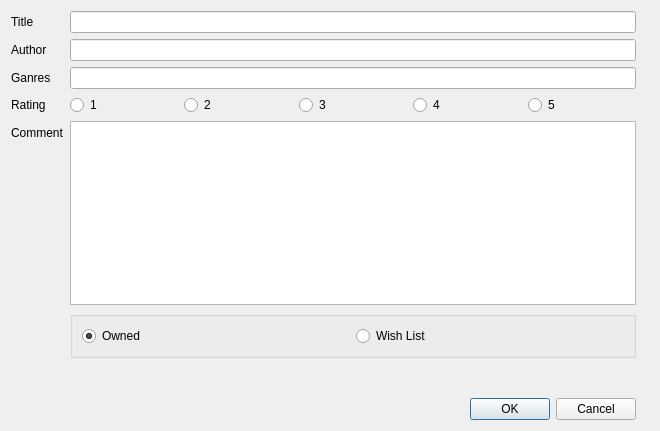
<?xml version="1.0" encoding="UTF-8"?>
<ui version="4.0">
 <class>DialogAddBook</class>
 <widget class="QDialog" name="DialogAddBook">
  <property name="geometry">
   <rect>
    <x>0</x>
    <y>0</y>
    <width>660</width>
    <height>431</height>
   </rect>
  </property>
  <property name="windowTitle">
   <string>Dialog</string>
  </property>
  <layout class="QHBoxLayout" name="horizontalLayout_6">
   <item>
    <layout class="QFormLayout" name="formLayout">
     <item row="0" column="0">
      <widget class="QLabel" name="label">
       <property name="text">
        <string>Title</string>
       </property>
      </widget>
     </item>
     <item row="0" column="1">
      <widget class="QLineEdit" name="title_edit"/>
     </item>
     <item row="1" column="0">
      <widget class="QLabel" name="label_2">
       <property name="text">
        <string>Author</string>
       </property>
      </widget>
     </item>
     <item row="1" column="1">
      <widget class="QLineEdit" name="author_edit"/>
     </item>
     <item row="2" column="0">
      <widget class="QLabel" name="label_3">
       <property name="text">
        <string>Ganres</string>
       </property>
      </widget>
     </item>
     <item row="2" column="1">
      <widget class="QLineEdit" name="ganres_edit"/>
     </item>
     <item row="3" column="0">
      <widget class="QLabel" name="label_4">
       <property name="text">
        <string>Rating</string>
       </property>
      </widget>
     </item>
     <item row="3" column="1">
      <layout class="QHBoxLayout" name="horizontalLayout">
       <item>
        <widget class="QRadioButton" name="radioButton_rating_1">
         <property name="text">
          <string>1</string>
         </property>
        </widget>
       </item>
       <item>
        <widget class="QRadioButton" name="radioButton_rating_2">
         <property name="text">
          <string>2</string>
         </property>
        </widget>
       </item>
       <item>
        <widget class="QRadioButton" name="radioButton_rating_3">
         <property name="text">
          <string>3</string>
         </property>
        </widget>
       </item>
       <item>
        <widget class="QRadioButton" name="radioButton_rating_4">
         <property name="text">
          <string>4</string>
         </property>
        </widget>
       </item>
       <item>
        <widget class="QRadioButton" name="radioButton_rating_5">
         <property name="text">
          <string>5</string>
         </property>
        </widget>
       </item>
      </layout>
     </item>
     <item row="4" column="0">
      <widget class="QLabel" name="label_5">
       <property name="text">
        <string>Comment</string>
       </property>
      </widget>
     </item>
     <item row="4" column="1">
      <widget class="QTextEdit" name="comment_edit"/>
     </item>
     <item row="5" column="1">
      <widget class="QGroupBox" name="groupBox">
       <property name="title">
        <string/>
       </property>
       <layout class="QHBoxLayout" name="horizontalLayout_7">
        <item>
         <widget class="QRadioButton" name="radioButton_owned">
          <property name="text">
           <string>Owned</string>
          </property>
          <property name="checked">
           <bool>true</bool>
          </property>
         </widget>
        </item>
        <item>
         <widget class="QRadioButton" name="radioButton_wish_list">
          <property name="text">
           <string>Wish List</string>
          </property>
         </widget>
        </item>
       </layout>
      </widget>
     </item>
     <item row="6" column="1">
      <widget class="QLabel" name="warning_text">
       <property name="text">
        <string>&lt;html&gt;&lt;head/&gt;&lt;body&gt;&lt;p&gt;&lt;br/&gt;&lt;/p&gt;&lt;/body&gt;&lt;/html&gt;</string>
       </property>
      </widget>
     </item>
     <item row="7" column="1">
      <widget class="QDialogButtonBox" name="buttonBox">
       <property name="orientation">
        <enum>Qt::Horizontal</enum>
       </property>
       <property name="standardButtons">
        <set>QDialogButtonBox::Cancel|QDialogButtonBox::Ok</set>
       </property>
      </widget>
     </item>
    </layout>
   </item>
   <item>
    <widget class="QLabel" name="label_edit_book_cover">
     <property name="minimumSize">
      <size>
       <width>0</width>
       <height>400</height>
      </size>
     </property>
     <property name="text">
      <string/>
     </property>
    </widget>
   </item>
  </layout>
 </widget>
 <resources/>
 <connections>
  <connection>
   <sender>buttonBox</sender>
   <signal>accepted()</signal>
   <receiver>DialogAddBook</receiver>
   <slot>accept()</slot>
   <hints>
    <hint type="sourcelabel">
     <x>248</x>
     <y>254</y>
    </hint>
    <hint type="destinationlabel">
     <x>157</x>
     <y>274</y>
    </hint>
   </hints>
  </connection>
  <connection>
   <sender>buttonBox</sender>
   <signal>rejected()</signal>
   <receiver>DialogAddBook</receiver>
   <slot>reject()</slot>
   <hints>
    <hint type="sourcelabel">
     <x>316</x>
     <y>260</y>
    </hint>
    <hint type="destinationlabel">
     <x>286</x>
     <y>274</y>
    </hint>
   </hints>
  </connection>
 </connections>
</ui>
